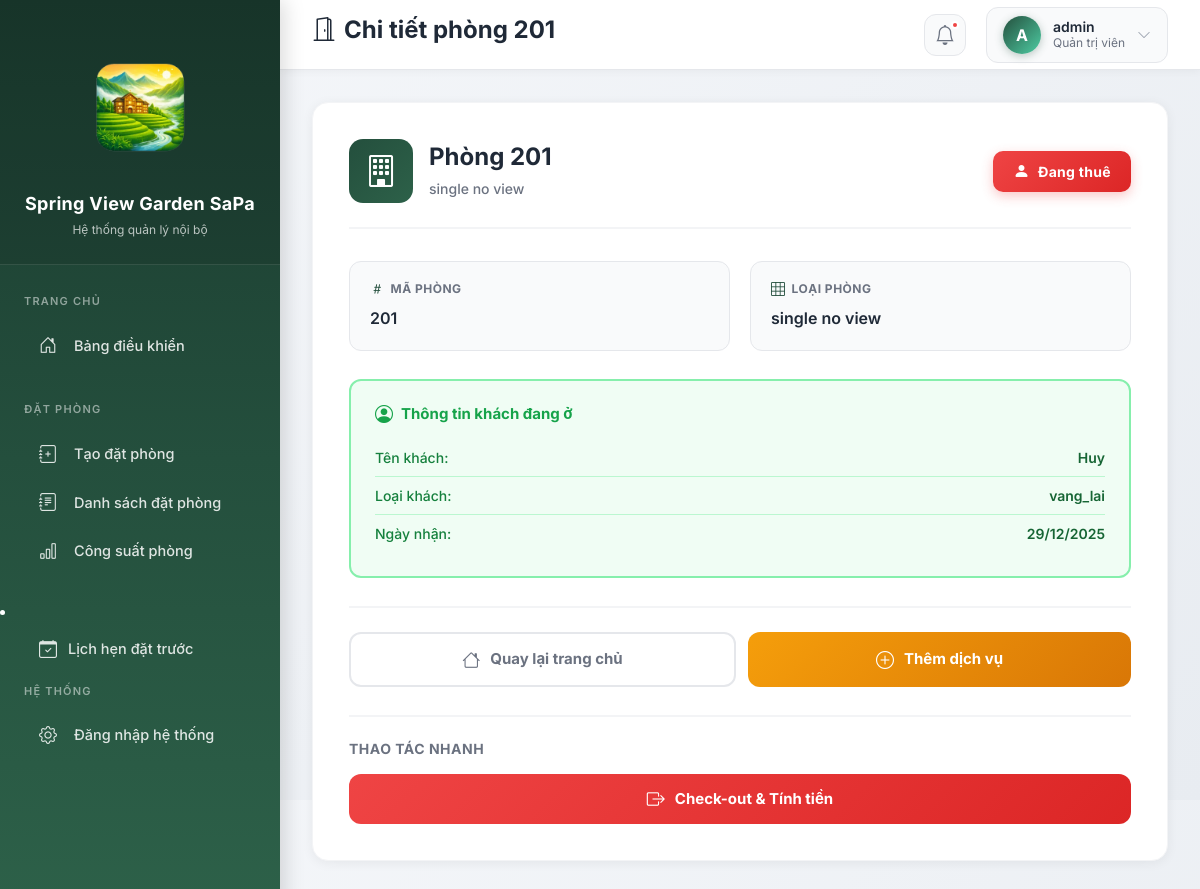
The page /phong/201/ (signed in) on the database its author committed.
### khach_san/models.py (models this page shows, shortened)
class Phong(models.Model):
    TRANG_THAI_CHOICES = [
        ('trong', 'Trống'),
        ('dang_thue', 'Đang thuê'),
        ('dang_bao_tri', 'Đang bảo trì'),
    ]
    ma_phong = models.CharField(max_length=10, unique=True)
    loai_phong = models.ForeignKey(LoaiPhong, on_delete=models.PROTECT)
    trang_thai = models.CharField(
        max_length=20,
        choices=TRANG_THAI_CHOICES,
        default='trong'
    )

class LoaiPhong(models.Model):
    ten_loai = models.CharField(max_length=100)
    gia_mot_dem = models.PositiveIntegerField(
        verbose_name="Giá / đêm (VND)"
    )

### dat_phong/models.py (models this page shows, shortened)
class DatPhong(models.Model):
    LOAI_KHACH_CHOICES = [
        ('vang_lai', 'Vãng lai'),
        ('tour', 'Khách tour đoàn'),
        ('booking', 'Booking'),
        ('agoda', 'Agoda'),
        ('traveloka', 'Traveloka'),
    ]
    ma_khach = models.CharField(
        max_length=10,
        unique=True,
        editable=False,
        null=True,
        blank=True,
        verbose_name="Mã khách"
    )
    phong = models.ForeignKey(
        Phong,
        on_delete=models.PROTECT,
        verbose_name="Phòng"
    )
    ten_khach = models.CharField(
        max_length=100,
        verbose_name="Tên khách"
    )
    loai_khach = models.CharField(
        max_length=20,
        choices=LOAI_KHACH_CHOICES,
        verbose_name="Loại khách"
    )
    ngay_nhan = models.DateField(
        verbose_name="Ngày nhận phòng"
    )
    ngay_tra_du_kien = models.DateField(
        verbose_name="Ngày trả dự kiến"
    )
    ngay_tra = models.DateField(
        null=True,
        blank=True,
        verbose_name="Ngày trả phòng"
    )
    dang_o = models.BooleanField(
        default=True,
        verbose_name="Đang ở"
    )
    class Meta:
        ordering = ['-dang_o', '-ngay_nhan']

### khach_san/views.py (the view)
# urls.py: path('phong/<str:ma_phong>/', views.chi_tiet_phong, name='chi_tiet_phong'),
def chi_tiet_phong(request, ma_phong):
    phong = get_object_or_404(Phong, ma_phong=ma_phong)
    dat_phong_hien_tai = DatPhong.objects.filter(
        phong=phong,
        dang_o=True
    ).first()
    context = {
        'phong': phong,
        'dat_phong_hien_tai': dat_phong_hien_tai
    }
    return render(request, 'khach_san/chi_tiet_phong.html', context)

### templates/khach_san/chi_tiet_phong.html (shortened to what this page needs)
<html>
 <head>
  <script src="https://cdn.tailwindcss.com" type="text/javascript"></script>
 </head>
 <body>
  {% extends "base.html" %} {% block title %}Chi tiết phòng {{ phong.ma_phong }}{% endblock %} {% block page_title %} <i class="bi bi-door-open me-2"></i>Chi tiết phòng {{ phong.ma_phong }} {% endblock %}  {% block content %}
  <div class="room-detail-container">
   <div class="room-detail-card">
    <div class="room-header">
     <div class="room-header-left">
      <div class="room-icon-box"><i class="bi bi-building"></i>
      </div>
      <div class="room-header-text">
       <h3>Phòng {{ phong.ma_phong }}</h3>
       <p>{{ phong.loai_phong.ten_loai }}</p>
      </div>
     </div>
     <div>
      {% if phong.trang_thai == 'trong' %} <span class="room-status-badge available"> <i class="bi bi-check-circle"></i> Trống </span> {% elif phong.trang_thai == 'dang_thue' %} <span class="room-status-badge occupied"> <i class="bi bi-person-fill"></i> Đang thuê </span> {% elif phong.trang_thai == 'dang_bao_tri' %} <span class="room-status-badge maintenance"> <i class="bi bi-tools"></i> Đang bảo trì </span> {% endif %}
     </div>
    </div>
    <div class="room-info-grid">
     <div class="room-info-item">
      <h6><i class="bi bi-hash"></i> Mã phòng</h6>
      <p>{{ phong.ma_phong }}</p>
     </div>
     <div class="room-info-item">
      <h6><i class="bi bi-grid-3x3"></i> Loại phòng</h6>
      <p>{{ phong.loai_phong.ten_loai }}</p>
     </div>
    </div> {% if dat_phong_hien_tai %}
    <div class="guest-info-section">
     <h5><i class="bi bi-person-circle"></i> Thông tin khách đang ở</h5>
     <div class="guest-info-row"><span class="guest-info-label">Tên khách:</span> <span class="guest-info-value">{{ dat_phong_hien_tai.ten_khach }}</span>
     </div>
     <div class="guest-info-row"><span class="guest-info-label">Loại khách:</span> <span class="guest-info-value">{{ dat_phong_hien_tai.loai_khach }}</span>
     </div>
     <div class="guest-info-row"><span class="guest-info-label">Ngày nhận:</span> <span class="guest-info-value">{{ dat_phong_hien_tai.ngay_nhan|date:"d/m/Y" }}</span>
     </div>
    </div> {% else %}
    <div class="empty-guest-state"><i class="bi bi-inbox"></i>
     <h6>Phòng hiện tại chưa có khách</h6>
     <p>Sẵn sàng để check-in khách mới</p>
    </div> {% endif %}
    <div class="room-actions"><a href="{% url 'bao_cao:trang_chu' %}" class="btn-room-action secondary"> <i class="bi bi-house"></i> Quay lại trang chủ </a> {% if dat_phong_hien_tai %} <a href="{% url 'dat_phong:them_dich_vu' dat_phong_hien_tai.id %}" class="btn-room-action warning"> <i class="bi bi-plus-circle"></i> Thêm dịch vụ </a> {% endif %}
    </div> {% if phong.trang_thai == 'trong' or phong.trang_thai == 'dang_thue' %}
    <div class="quick-actions-section">
     <h6>Thao tác nhanh</h6>
     <div class="quick-actions-buttons">
      {% if phong.trang_thai == 'dang_thue' and dat_phong_hien_tai %}
<a href="{% url 'dat_phong:check_out' dat_phong_hien_tai.id %}" class="btn-room-action danger">
    <i class="bi bi-box-arrow-right"></i> Check-out &amp; Tính tiền
</a>
{% endif %}
     </div>
    </div> {% endif %}
   </div>
  </div> {% endblock %}

### templates/base.html (shortened to what this page needs)
<html lang="vi" class="h-full">
 <head>
  <script src="https://cdn.tailwindcss.com" type="text/javascript"></script>
 </head>
 <body>
  {% load static %}
  <link href="https://cdn.jsdelivr.net/npm/bootstrap@5.3.2/dist/css/bootstrap.min.css" rel="stylesheet">
  <link rel="stylesheet" href="https://cdn.jsdelivr.net/npm/bootstrap-icons@1.11.1/font/bootstrap-icons.css">
     {% block head %}{% endblock %}   {% with view_name=request.resolver_match.view_name %}
  <aside class="sidebar" id="sidebar">
   <div class="sidebar-header">
  <img
    src="{% static 'images/logo3.png' %}"
    alt="Logo Spring View Garden SaPa"
    class="sidebar-logo-img"
  />
  <div class="sidebar-title">
    Spring View Garden SaPa
  </div>
  <div class="sidebar-subtitle">
    Hệ thống quản lý nội bộ
  </div>
</div>
   <nav class="sidebar-menu">
    <div class="menu-section">
     <div class="nhom-menu">
      Trang chủ
     </div><a href="{% url 'bao_cao:trang_chu' %}" class="{% if view_name == 'bao_cao:trang_chu' %}active{% endif %}"> <i class="bi bi-house-door"></i> <span>Bảng điều khiển</span> </a>
    </div>
    <div class="menu-section">
     <div class="nhom-menu">
      Đặt phòng
     </div> {% if user.is_superuser %} <a href="{% url 'dat_phong:tao_dat_phong' %}" class=""> <i class="bi bi-journal-plus"></i> <span>Tạo đặt phòng</span> </a> {% endif %} {% if user.is_superuser %} <a href="{% url 'dat_phong:danh_sach_dat_phong' %}" class=""> <i class="bi bi-journal-text"></i> <span>Danh sách đặt phòng</span> </a> {% endif %} {% if user.is_superuser %} <a href="{% url 'bao_cao:cong_suat_phong' %}" class=""> <i class="bi bi-bar-chart"></i> <span>Công suất phòng</span> </a> {% endif %}
    </div>
<li class="nav-item">
  <a class="nav-link" href="{% url 'dat_phong:lich_hen_list' %}">
    <i class="bi bi-calendar-check me-2"></i> Lịch hẹn đặt trước
  </a>
</li>
    <div class="menu-section">
     <div class="nhom-menu">
      Hệ thống
     </div><a href="/admin/"> <i class="bi bi-gear"></i> <span>Đăng nhập hệ thống</span> </a>
    </div>
   </nav>
  </aside> {% endwith %}
  <header class="topbar">
   <div style="display: flex; align-items: center; gap: 16px;"><button class="mobile-menu-btn" onclick="toggleSidebar()">  </button>
    <h1 class="topbar-title">{% block page_title %}Quản lý khách sạn{% endblock %}</h1>
   </div>
   <div class="topbar-right"><button class="notification-btn"> <i class="bi bi-bell"></i> <span class="notification-badge"></span> </button>
    <div class="topbar-user">
     <div class="user-avatar">
      {% if user.is_authenticated %} {{ user.username|first|upper }} {% else %} ? {% endif %}
     </div>
     <div class="user-info">
      <div class="user-name">
       {% if user.is_authenticated %} {{ user.username }} {% else %} Khách {% endif %}
      </div>
      <div class="user-role">
       {% if user.is_superuser %} Quản trị viên {% elif user.is_authenticated %} Nhân viên {% else %} Chưa đăng nhập {% endif %}
      </div>
     </div><i class="bi bi-chevron-down" style="color: #9ca3af; font-size: 14px;"></i>
    </div>
   </div>
  </header>
  <main class="main-content">
   {% block content %}{% endblock %}
  </main>
 </body>
</html>

### templates/base.html (style rules this page uses)
body { box-sizing: border-box; }
* { margin: 0; padding: 0; box-sizing: border-box; }
html, body { height: 100%; width: 100%; font-family: 'Inter', -apple-system, BlinkMacSystemFont, sans-serif; }
body { background: linear-gradient(135deg, #f5f7fa 0%, #e8ecf1 100%); overflow-x: hidden; }
.sidebar { width: 280px; height: 100%; position: fixed; left: 0; top: 0; background: linear-gradient(180deg, #1a3a2e 0%, #244f3d 50%, #2d6149 100%); color: #ffffff; padding: 0; box-shadow: 4px 0 20px rgba(0, 0, 0, 0.15); z-index: 1000; overflow-y: auto; overflow-x: hidden; }
.sidebar-header { padding: 30px 20px 25px; text-align: center; border-bottom: 1px solid rgba(255, 255, 255, 0.1); background: rgba(0, 0, 0, 0.1); }
.sidebar-title { font-size: 18px; font-weight: 700; color: #ffffff; margin-bottom: 4px; letter-spacing: 0.3px; }
.sidebar-subtitle { font-size: 12px; color: rgba(255, 255, 255, 0.7); font-weight: 400; }
.sidebar-menu { padding: 20px 0; }
.menu-section { margin-bottom: 25px; }
.nhom-menu { padding: 8px 24px; font-size: 11px; text-transform: uppercase; letter-spacing: 1.2px; color: rgba(255, 255, 255, 0.5); font-weight: 600; margin-bottom: 5px; }
.sidebar a { color: rgba(255, 255, 255, 0.85); text-decoration: none; display: flex; align-items: center; padding: 12px 24px; margin: 3px 12px; border-radius: 10px; transition: all 0.3s ease; font-size: 14.5px; font-weight: 500; position: relative; overflow: hidden; }
.sidebar a::before { content: ''; position: absolute; left: 0; top: 0; width: 4px; height: 100%; background: #4ecca3; transform: scaleY(0); transition: transform 0.3s ease; }
.sidebar a i { margin-right: 14px; font-size: 18px; width: 24px; text-align: center; }
.topbar { height: 70px; background: #ffffff; border-bottom: 1px solid #e5e7eb; position: fixed; top: 0; left: 280px; right: 0; display: flex; align-items: center; justify-content: space-between; padding: 0 32px; z-index: 999; box-shadow: 0 2px 8px rgba(0, 0, 0, 0.04); }
.topbar-title { font-size: 24px; font-weight: 700; color: #1f2937; }
.topbar-right { display: flex; align-items: center; gap: 20px; }
.topbar-user { display: flex; align-items: center; gap: 12px; padding: 8px 16px; background: #f9fafb; border-radius: 12px; border: 1px solid #e5e7eb; transition: all 0.3s ease; }
.user-avatar { width: 38px; height: 38px; border-radius: 50%; background: linear-gradient(135deg, #244f3d 0%, #4ecca3 100%); display: flex; align-items: center; justify-content: center; color: white; font-weight: 700; font-size: 16px; box-shadow: 0 2px 8px rgba(36, 79, 61, 0.3); }
.user-info { display: flex; flex-direction: column; align-items: flex-start; }
.user-name { font-size: 14px; font-weight: 600; color: #1f2937; line-height: 1.2; }
.user-role { font-size: 12px; color: #6b7280; line-height: 1.2; }
.notification-btn { width: 42px; height: 42px; border-radius: 12px; background: #f9fafb; border: 1px solid #e5e7eb; display: flex; align-items: center; justify-content: center; cursor: pointer; transition: all 0.3s ease; position: relative; }
.notification-btn i { font-size: 20px; color: #6b7280; }
.notification-badge { position: absolute; top: 6px; right: 6px; width: 8px; height: 8px; background: #ef4444; border-radius: 50%; border: 2px solid #ffffff; }
.main-content { margin-left: 280px; margin-top: 70px; padding: 32px; min-height: calc(100% - 70px); width: calc(100% - 280px); }

### rows shown on the page
Phong: ma_phong "201", loai_phong.ten_loai "single no view"
DatPhong: ten_khach "Huy", loai_khach "vang_lai", ngay_nhan "29/12/2025"

### other values the page prints
{{ user.username|first|upper }} "A"
{{ user.username }} "admin"
